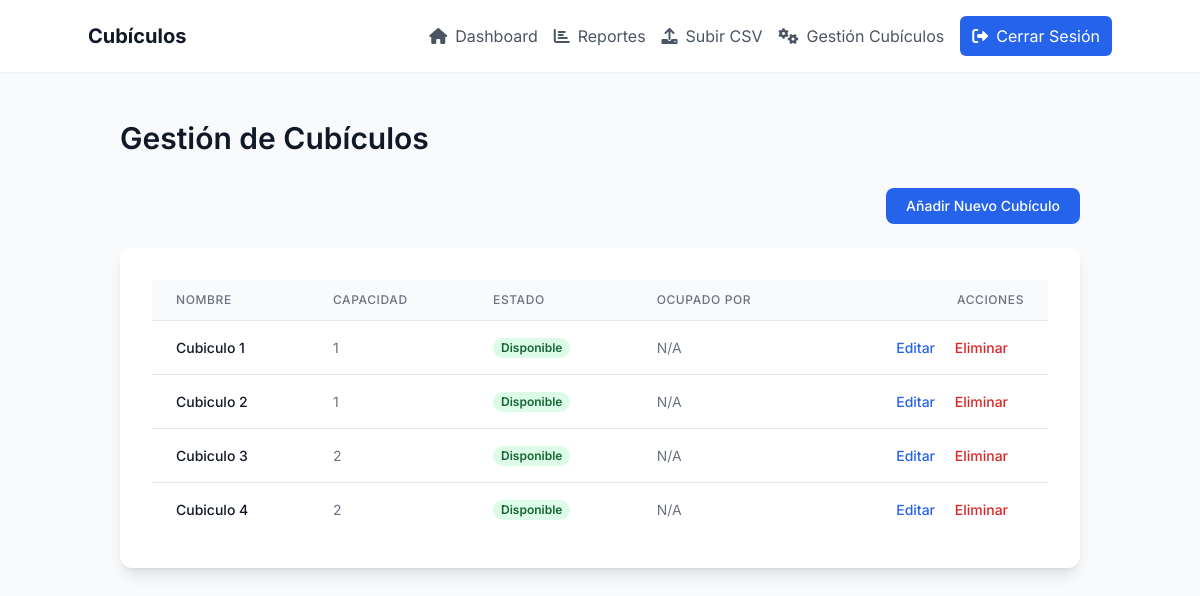
The app's page /management/cubicles/ (signed in) with its own data.
### rentals/models.py (models this page shows, shortened)
class Cubicle(models.Model):
    STATUS_CHOICES = [
        ('disponible', 'Disponible'),
        ('ocupado', 'Ocupado'),
        ('mantenimiento', 'Mantenimiento'),
    ]
    name = models.CharField(max_length=50, unique=True)
    capacity = models.PositiveIntegerField(default=1)
    status = models.CharField(max_length=20, choices=STATUS_CHOICES, default='disponible')

### rentals/views.py (the view)
# urls.py: path('management/cubicles/', cubicle_list_admin, name='cubicle_list_admin'),
@user_passes_test(is_staff_check)
def cubicle_list_admin(request):
    cubicles = Cubicle.objects.all().order_by('name')
    for cubicle in cubicles:
        cubicle.active_rental = RentalLog.objects.filter(cubicle=cubicle, is_active=True).first()
    return render(request, 'rentals/cubicle_list_admin.html', {'cubicles': cubicles})

### rentals/views.py (called while the page is built)
def is_staff_check(user):
    return user.is_authenticated and user.is_staff

### rentals/templates/rentals/cubicle_list_admin.html (shortened to what this page needs)
{% extends 'base.html' %}
{% block content %}
<h1 class="text-3xl font-semibold text-gray-900 mb-8">Gestión de Cubículos</h1>
<div class="mb-6 flex justify-end">
    <a href="{% url 'cubicle_create' %}" class="px-5 py-2 bg-blue-600 text-white rounded-lg hover:bg-blue-700 transition-colors duration-200 text-sm font-medium">
        Añadir Nuevo Cubículo
    </a>
</div>
<div class="bg-white p-8 rounded-xl shadow-lg overflow-x-auto">
    <table class="min-w-full divide-y divide-gray-200">
        <thead class="bg-gray-50">
            <tr>
                <th scope="col" class="px-6 py-3 text-left text-xs font-medium text-gray-500 uppercase tracking-wider">
                    Nombre
                </th>
                <th scope="col" class="px-6 py-3 text-left text-xs font-medium text-gray-500 uppercase tracking-wider">
                    Capacidad
                </th>
                <th scope="col" class="px-6 py-3 text-left text-xs font-medium text-gray-500 uppercase tracking-wider">
                    Estado
                </th>
                <th scope="col" class="px-6 py-3 text-left text-xs font-medium text-gray-500 uppercase tracking-wider">
                    Ocupado por
                </th>
                <th scope="col" class="px-6 py-3 text-right text-xs font-medium text-gray-500 uppercase tracking-wider">
                    Acciones
                </th>
            </tr>
        </thead>
        <tbody class="bg-white divide-y divide-gray-200">
            {% for cubicle in cubicles %}
            <tr>
                <td class="px-6 py-4 whitespace-nowrap text-sm font-medium text-gray-900">
                    {{ cubicle.name }}
                </td>
                <td class="px-6 py-4 whitespace-nowrap text-sm text-gray-500">
                    {{ cubicle.capacity }}
                </td>
                <td class="px-6 py-4 whitespace-nowrap text-sm">
                    <span class="px-2 inline-flex text-xs leading-5 font-semibold rounded-full
                        {% if cubicle.status == 'disponible' %}bg-green-100 text-green-800
                        {% elif cubicle.status == 'ocupado' %}bg-red-100 text-red-800
                        {% else %}bg-yellow-100 text-yellow-800{% endif %}">
                        {{ cubicle.get_status_display }}
                    </span>
                </td>
                <td class="px-6 py-4 whitespace-nowrap text-sm text-gray-500">
                    {% if cubicle.active_rental %}
                        {{ cubicle.active_rental.student.full_name }} ({{ cubicle.active_rental.student.control_number }})
                    {% else %}
                        N/A
                    {% endif %}
                </td>
                <td class="px-6 py-4 whitespace-nowrap text-right text-sm font-medium">
                    <a href="{% url 'cubicle_update' cubicle.pk %}" class="text-blue-600 hover:text-blue-900 mr-4">Editar</a>
                    <a href="{% url 'cubicle_delete' cubicle.pk %}" class="text-red-600 hover:text-red-900 mr-4">Eliminar</a>
                </td>
            </tr>
            {% empty %}
            <tr>
                <td colspan="5" class="px-6 py-4 whitespace-nowrap text-sm text-gray-500 text-center">
                    No hay cubículos registrados.
                </td>
            </tr>
            {% endfor %}
        </tbody>
    </table>
</div>
{% endblock %}

### templates/base.html (style rules this page uses)
body { font-family: 'Inter', sans-serif; }

### records on screen
Cubicle: name "Cubiculo 1", capacity "1", status "Disponible", shows "N/A"
Cubicle: name "Cubiculo 2", capacity "1", status "Disponible", shows "N/A"
Cubicle: name "Cubiculo 3", capacity "2", status "Disponible", shows "N/A"
Cubicle: name "Cubiculo 4", capacity "2", status "Disponible", shows "N/A"
